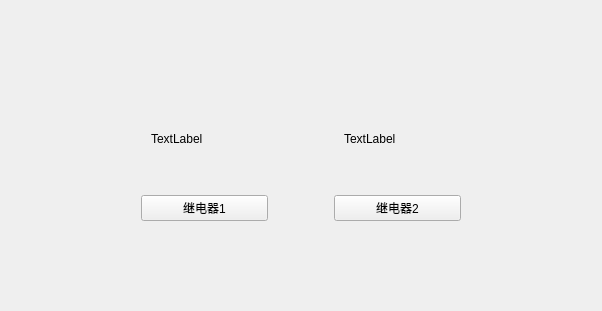
<?xml version="1.0" encoding="UTF-8"?>
<ui version="4.0">
 <class>MainWindow</class>
 <widget class="QMainWindow" name="MainWindow">
  <property name="geometry">
   <rect>
    <x>0</x>
    <y>0</y>
    <width>602</width>
    <height>311</height>
   </rect>
  </property>
  <property name="windowTitle">
   <string>MainWindow</string>
  </property>
  <widget class="QWidget" name="centralWidget">
   <layout class="QGridLayout" name="gridLayout_2">
    <item row="0" column="0">
     <layout class="QHBoxLayout" name="horizontalLayout">
      <property name="leftMargin">
       <number>100</number>
      </property>
      <property name="rightMargin">
       <number>100</number>
      </property>
      <item>
       <layout class="QVBoxLayout" name="verticalLayout" stretch="2,1">
        <property name="topMargin">
         <number>10</number>
        </property>
        <property name="bottomMargin">
         <number>10</number>
        </property>
        <item>
         <layout class="QVBoxLayout" name="verticalLayout_3">
          <property name="leftMargin">
           <number>40</number>
          </property>
          <item>
           <widget class="QLabel" name="m_label_Relay1">
            <property name="maximumSize">
             <size>
              <width>100</width>
              <height>100</height>
             </size>
            </property>
            <property name="text">
             <string>TextLabel</string>
            </property>
           </widget>
          </item>
         </layout>
        </item>
        <item>
         <layout class="QVBoxLayout" name="verticalLayout_4">
          <property name="leftMargin">
           <number>30</number>
          </property>
          <property name="rightMargin">
           <number>30</number>
          </property>
          <item>
           <widget class="QPushButton" name="pushButton_Relay1">
            <property name="text">
             <string>继电器1</string>
            </property>
           </widget>
          </item>
         </layout>
        </item>
       </layout>
      </item>
      <item>
       <layout class="QVBoxLayout" name="verticalLayout_2" stretch="2,1">
        <property name="topMargin">
         <number>10</number>
        </property>
        <property name="bottomMargin">
         <number>10</number>
        </property>
        <item>
         <layout class="QVBoxLayout" name="verticalLayout_6">
          <property name="leftMargin">
           <number>40</number>
          </property>
          <item>
           <widget class="QLabel" name="m_label_Relay2">
            <property name="maximumSize">
             <size>
              <width>100</width>
              <height>100</height>
             </size>
            </property>
            <property name="text">
             <string>TextLabel</string>
            </property>
           </widget>
          </item>
         </layout>
        </item>
        <item>
         <layout class="QVBoxLayout" name="verticalLayout_5">
          <property name="leftMargin">
           <number>30</number>
          </property>
          <property name="rightMargin">
           <number>30</number>
          </property>
          <item>
           <widget class="QPushButton" name="pushButton_Relay2">
            <property name="text">
             <string>继电器2</string>
            </property>
           </widget>
          </item>
         </layout>
        </item>
       </layout>
      </item>
     </layout>
    </item>
   </layout>
  </widget>
 </widget>
 <layoutdefault spacing="6" margin="11"/>
 <resources/>
 <connections/>
</ui>
